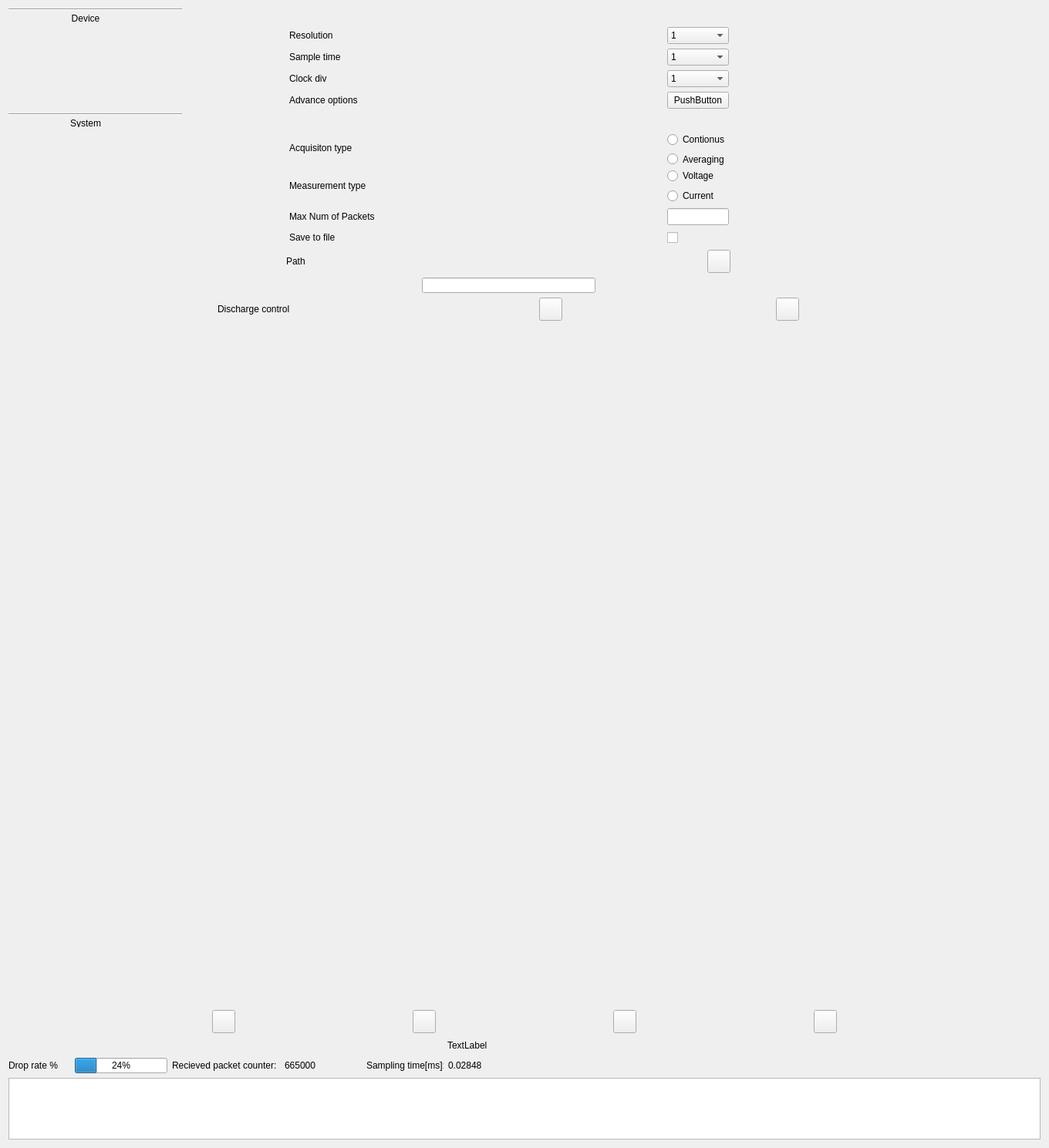
<?xml version="1.0" encoding="UTF-8"?>
<ui version="4.0">
 <class>DeviceWnd</class>
 <widget class="QWidget" name="DeviceWnd">
  <property name="geometry">
   <rect>
    <x>0</x>
    <y>0</y>
    <width>1360</width>
    <height>1489</height>
   </rect>
  </property>
  <property name="windowTitle">
   <string>Device</string>
  </property>
  <property name="windowOpacity">
   <double>3.000000000000000</double>
  </property>
  <layout class="QHBoxLayout" name="horizontalLayout">
   <item>
    <layout class="QGridLayout" name="mainGril">
     <property name="sizeConstraint">
      <enum>QLayout::SetMaximumSize</enum>
     </property>
     <item row="0" column="0">
      <layout class="QVBoxLayout" name="mainGrilFullVerl">
       <property name="sizeConstraint">
        <enum>QLayout::SetMaximumSize</enum>
       </property>
       <item>
        <layout class="QHBoxLayout" name="FullVerlTopVerl">
         <property name="sizeConstraint">
          <enum>QLayout::SetMaximumSize</enum>
         </property>
         <item>
          <layout class="QVBoxLayout" name="topVerlGraphsVerl">
           <property name="sizeConstraint">
            <enum>QLayout::SetDefaultConstraint</enum>
           </property>
           <item>
            <layout class="QHBoxLayout" name="GraphicsTopHorl"/>
           </item>
           <item>
            <layout class="QVBoxLayout" name="GraphicsBottomVerl"/>
           </item>
          </layout>
         </item>
         <item>
          <layout class="QVBoxLayout" name="topVerlSettingVerl">
           <property name="sizeConstraint">
            <enum>QLayout::SetMaximumSize</enum>
           </property>
           <item>
            <layout class="QVBoxLayout" name="settingsVerlDeviceVerl">
             <property name="sizeConstraint">
              <enum>QLayout::SetMaximumSize</enum>
             </property>
             <item>
              <widget class="Line" name="deviceHoli">
               <property name="minimumSize">
                <size>
                 <width>225</width>
                 <height>2</height>
                </size>
               </property>
               <property name="maximumSize">
                <size>
                 <width>225</width>
                 <height>2</height>
                </size>
               </property>
               <property name="orientation">
                <enum>Qt::Horizontal</enum>
               </property>
              </widget>
             </item>
             <item>
              <widget class="QLabel" name="deviceLabe">
               <property name="minimumSize">
                <size>
                 <width>200</width>
                 <height>10</height>
                </size>
               </property>
               <property name="maximumSize">
                <size>
                 <width>200</width>
                 <height>10</height>
                </size>
               </property>
               <property name="text">
                <string>Device</string>
               </property>
               <property name="alignment">
                <set>Qt::AlignCenter</set>
               </property>
              </widget>
             </item>
             <item>
              <layout class="QHBoxLayout" name="deviceVerlResolutionHorl">
               <item>
                <widget class="QLabel" name="resolutionLabe">
                 <property name="minimumSize">
                  <size>
                   <width>120</width>
                   <height>10</height>
                  </size>
                 </property>
                 <property name="maximumSize">
                  <size>
                   <width>120</width>
                   <height>50</height>
                  </size>
                 </property>
                 <property name="text">
                  <string>Resolution</string>
                 </property>
                </widget>
               </item>
               <item>
                <widget class="QComboBox" name="resolutionComb">
                 <property name="sizePolicy">
                  <sizepolicy hsizetype="Preferred" vsizetype="Preferred">
                   <horstretch>0</horstretch>
                   <verstretch>0</verstretch>
                  </sizepolicy>
                 </property>
                 <property name="minimumSize">
                  <size>
                   <width>80</width>
                   <height>10</height>
                  </size>
                 </property>
                 <property name="maximumSize">
                  <size>
                   <width>80</width>
                   <height>50</height>
                  </size>
                 </property>
                 <item>
                  <property name="text">
                   <string>1</string>
                  </property>
                 </item>
                 <item>
                  <property name="text">
                   <string>2</string>
                  </property>
                 </item>
                </widget>
               </item>
               <item>
                <spacer name="resolutionHors">
                 <property name="orientation">
                  <enum>Qt::Horizontal</enum>
                 </property>
                 <property name="sizeType">
                  <enum>QSizePolicy::Minimum</enum>
                 </property>
                 <property name="sizeHint" stdset="0">
                  <size>
                   <width>40</width>
                   <height>20</height>
                  </size>
                 </property>
                </spacer>
               </item>
              </layout>
             </item>
             <item>
              <layout class="QHBoxLayout" name="deviceVerlSampleTimeHorl">
               <item>
                <widget class="QLabel" name="sampleTimeLabe">
                 <property name="minimumSize">
                  <size>
                   <width>120</width>
                   <height>10</height>
                  </size>
                 </property>
                 <property name="maximumSize">
                  <size>
                   <width>120</width>
                   <height>50</height>
                  </size>
                 </property>
                 <property name="text">
                  <string>Sample time</string>
                 </property>
                </widget>
               </item>
               <item>
                <widget class="QComboBox" name="sampleTimeComb">
                 <property name="sizePolicy">
                  <sizepolicy hsizetype="Preferred" vsizetype="Preferred">
                   <horstretch>0</horstretch>
                   <verstretch>0</verstretch>
                  </sizepolicy>
                 </property>
                 <property name="minimumSize">
                  <size>
                   <width>80</width>
                   <height>10</height>
                  </size>
                 </property>
                 <property name="maximumSize">
                  <size>
                   <width>80</width>
                   <height>50</height>
                  </size>
                 </property>
                 <item>
                  <property name="text">
                   <string>1</string>
                  </property>
                 </item>
                 <item>
                  <property name="text">
                   <string>2</string>
                  </property>
                 </item>
                </widget>
               </item>
               <item>
                <spacer name="sampleTimeHors">
                 <property name="orientation">
                  <enum>Qt::Horizontal</enum>
                 </property>
                 <property name="sizeType">
                  <enum>QSizePolicy::Minimum</enum>
                 </property>
                 <property name="sizeHint" stdset="0">
                  <size>
                   <width>40</width>
                   <height>20</height>
                  </size>
                 </property>
                </spacer>
               </item>
              </layout>
             </item>
             <item>
              <layout class="QHBoxLayout" name="deviceVerlClockDivHorl">
               <item>
                <widget class="QLabel" name="clockDivLabe">
                 <property name="minimumSize">
                  <size>
                   <width>120</width>
                   <height>10</height>
                  </size>
                 </property>
                 <property name="maximumSize">
                  <size>
                   <width>120</width>
                   <height>50</height>
                  </size>
                 </property>
                 <property name="text">
                  <string>Clock div</string>
                 </property>
                </widget>
               </item>
               <item>
                <widget class="QComboBox" name="clockDivComb">
                 <property name="minimumSize">
                  <size>
                   <width>80</width>
                   <height>10</height>
                  </size>
                 </property>
                 <property name="maximumSize">
                  <size>
                   <width>80</width>
                   <height>50</height>
                  </size>
                 </property>
                 <item>
                  <property name="text">
                   <string>1</string>
                  </property>
                 </item>
                 <item>
                  <property name="text">
                   <string>2</string>
                  </property>
                 </item>
                </widget>
               </item>
               <item>
                <spacer name="clockDivHors">
                 <property name="orientation">
                  <enum>Qt::Horizontal</enum>
                 </property>
                 <property name="sizeType">
                  <enum>QSizePolicy::Minimum</enum>
                 </property>
                 <property name="sizeHint" stdset="0">
                  <size>
                   <width>40</width>
                   <height>20</height>
                  </size>
                 </property>
                </spacer>
               </item>
              </layout>
             </item>
             <item>
              <layout class="QHBoxLayout" name="deviceVerlAdvanceOptHorl">
               <item>
                <widget class="QLabel" name="advanceOptionLabe">
                 <property name="minimumSize">
                  <size>
                   <width>120</width>
                   <height>10</height>
                  </size>
                 </property>
                 <property name="maximumSize">
                  <size>
                   <width>120</width>
                   <height>50</height>
                  </size>
                 </property>
                 <property name="text">
                  <string>Advance options</string>
                 </property>
                </widget>
               </item>
               <item>
                <widget class="QPushButton" name="advanceOptionPusb">
                 <property name="minimumSize">
                  <size>
                   <width>80</width>
                   <height>10</height>
                  </size>
                 </property>
                 <property name="maximumSize">
                  <size>
                   <width>80</width>
                   <height>50</height>
                  </size>
                 </property>
                 <property name="text">
                  <string>PushButton</string>
                 </property>
                </widget>
               </item>
               <item>
                <spacer name="advanceOptionSpac">
                 <property name="orientation">
                  <enum>Qt::Horizontal</enum>
                 </property>
                 <property name="sizeType">
                  <enum>QSizePolicy::Minimum</enum>
                 </property>
                 <property name="sizeHint" stdset="0">
                  <size>
                   <width>40</width>
                   <height>20</height>
                  </size>
                 </property>
                </spacer>
               </item>
              </layout>
             </item>
            </layout>
           </item>
           <item>
            <layout class="QVBoxLayout" name="settingsVerlSystemVerl">
             <item>
              <widget class="Line" name="systemHoli">
               <property name="minimumSize">
                <size>
                 <width>225</width>
                 <height>0</height>
                </size>
               </property>
               <property name="maximumSize">
                <size>
                 <width>225</width>
                 <height>2</height>
                </size>
               </property>
               <property name="orientation">
                <enum>Qt::Horizontal</enum>
               </property>
              </widget>
             </item>
             <item>
              <widget class="QLabel" name="systemLabe">
               <property name="minimumSize">
                <size>
                 <width>200</width>
                 <height>10</height>
                </size>
               </property>
               <property name="maximumSize">
                <size>
                 <width>200</width>
                 <height>10</height>
                </size>
               </property>
               <property name="text">
                <string>System</string>
               </property>
               <property name="alignment">
                <set>Qt::AlignCenter</set>
               </property>
              </widget>
             </item>
             <item>
              <layout class="QHBoxLayout" name="systemVerlAcquisitionTypeConAverHorl">
               <item>
                <widget class="QLabel" name="acquisitionTypeLabe">
                 <property name="minimumSize">
                  <size>
                   <width>120</width>
                   <height>30</height>
                  </size>
                 </property>
                 <property name="maximumSize">
                  <size>
                   <width>120</width>
                   <height>50</height>
                  </size>
                 </property>
                 <property name="text">
                  <string>Acquisiton type</string>
                 </property>
                </widget>
               </item>
               <item>
                <layout class="QVBoxLayout" name="acquisitionTypeConAverHorlConAverVerl">
                 <item>
                  <widget class="QRadioButton" name="continousRadb">
                   <property name="minimumSize">
                    <size>
                     <width>80</width>
                     <height>15</height>
                    </size>
                   </property>
                   <property name="maximumSize">
                    <size>
                     <width>80</width>
                     <height>50</height>
                    </size>
                   </property>
                   <property name="text">
                    <string>Contionus</string>
                   </property>
                  </widget>
                 </item>
                 <item>
                  <widget class="QRadioButton" name="averagingRadb">
                   <property name="minimumSize">
                    <size>
                     <width>80</width>
                     <height>15</height>
                    </size>
                   </property>
                   <property name="maximumSize">
                    <size>
                     <width>80</width>
                     <height>10</height>
                    </size>
                   </property>
                   <property name="text">
                    <string>Averaging</string>
                   </property>
                  </widget>
                 </item>
                </layout>
               </item>
               <item>
                <spacer name="acquisitionTypeHors">
                 <property name="orientation">
                  <enum>Qt::Horizontal</enum>
                 </property>
                 <property name="sizeType">
                  <enum>QSizePolicy::Minimum</enum>
                 </property>
                 <property name="sizeHint" stdset="0">
                  <size>
                   <width>40</width>
                   <height>20</height>
                  </size>
                 </property>
                </spacer>
               </item>
              </layout>
             </item>
             <item>
              <layout class="QHBoxLayout" name="systemVerlMeasurementTypeHorl">
               <item>
                <widget class="QLabel" name="measurementTypeLabe">
                 <property name="minimumSize">
                  <size>
                   <width>120</width>
                   <height>30</height>
                  </size>
                 </property>
                 <property name="maximumSize">
                  <size>
                   <width>120</width>
                   <height>50</height>
                  </size>
                 </property>
                 <property name="text">
                  <string>Measurement type</string>
                 </property>
                </widget>
               </item>
               <item>
                <layout class="QVBoxLayout" name="measurementTypeHorlVolCurrVerl">
                 <item>
                  <widget class="QRadioButton" name="measurementTypeVoltageRadb">
                   <property name="minimumSize">
                    <size>
                     <width>80</width>
                     <height>15</height>
                    </size>
                   </property>
                   <property name="maximumSize">
                    <size>
                     <width>80</width>
                     <height>50</height>
                    </size>
                   </property>
                   <property name="text">
                    <string>Voltage</string>
                   </property>
                  </widget>
                 </item>
                 <item>
                  <widget class="QRadioButton" name="measurementTypeCurrentRadb">
                   <property name="minimumSize">
                    <size>
                     <width>80</width>
                     <height>15</height>
                    </size>
                   </property>
                   <property name="maximumSize">
                    <size>
                     <width>80</width>
                     <height>50</height>
                    </size>
                   </property>
                   <property name="text">
                    <string>Current</string>
                   </property>
                  </widget>
                 </item>
                </layout>
               </item>
               <item>
                <spacer name="measurementTypeHorlHors">
                 <property name="orientation">
                  <enum>Qt::Horizontal</enum>
                 </property>
                 <property name="sizeType">
                  <enum>QSizePolicy::Minimum</enum>
                 </property>
                 <property name="sizeHint" stdset="0">
                  <size>
                   <width>40</width>
                   <height>20</height>
                  </size>
                 </property>
                </spacer>
               </item>
              </layout>
             </item>
             <item>
              <layout class="QHBoxLayout" name="systemVerlMaxNumOfPacketsHorl">
               <item>
                <widget class="QLabel" name="maxNumOfPacketsLabe">
                 <property name="minimumSize">
                  <size>
                   <width>120</width>
                   <height>10</height>
                  </size>
                 </property>
                 <property name="maximumSize">
                  <size>
                   <width>120</width>
                   <height>50</height>
                  </size>
                 </property>
                 <property name="text">
                  <string>Max Num of Packets</string>
                 </property>
                </widget>
               </item>
               <item>
                <widget class="QLineEdit" name="maxNumOfPacketsLine">
                 <property name="sizePolicy">
                  <sizepolicy hsizetype="Minimum" vsizetype="Fixed">
                   <horstretch>0</horstretch>
                   <verstretch>0</verstretch>
                  </sizepolicy>
                 </property>
                 <property name="minimumSize">
                  <size>
                   <width>80</width>
                   <height>10</height>
                  </size>
                 </property>
                 <property name="maximumSize">
                  <size>
                   <width>80</width>
                   <height>50</height>
                  </size>
                 </property>
                </widget>
               </item>
               <item>
                <spacer name="maxNumOfPacketsHors">
                 <property name="orientation">
                  <enum>Qt::Horizontal</enum>
                 </property>
                 <property name="sizeType">
                  <enum>QSizePolicy::Minimum</enum>
                 </property>
                 <property name="sizeHint" stdset="0">
                  <size>
                   <width>40</width>
                   <height>20</height>
                  </size>
                 </property>
                </spacer>
               </item>
              </layout>
             </item>
             <item>
              <layout class="QHBoxLayout" name="systemVerlSaveToFileHorl">
               <item>
                <widget class="QLabel" name="saveToFileLabe">
                 <property name="minimumSize">
                  <size>
                   <width>120</width>
                   <height>10</height>
                  </size>
                 </property>
                 <property name="maximumSize">
                  <size>
                   <width>120</width>
                   <height>50</height>
                  </size>
                 </property>
                 <property name="text">
                  <string>Save to file</string>
                 </property>
                </widget>
               </item>
               <item>
                <widget class="QCheckBox" name="saveToFileCheb">
                 <property name="minimumSize">
                  <size>
                   <width>80</width>
                   <height>10</height>
                  </size>
                 </property>
                 <property name="maximumSize">
                  <size>
                   <width>80</width>
                   <height>50</height>
                  </size>
                 </property>
                 <property name="text">
                  <string/>
                 </property>
                </widget>
               </item>
               <item>
                <spacer name="saveToFileHors">
                 <property name="orientation">
                  <enum>Qt::Horizontal</enum>
                 </property>
                 <property name="sizeType">
                  <enum>QSizePolicy::Minimum</enum>
                 </property>
                 <property name="sizeHint" stdset="0">
                  <size>
                   <width>40</width>
                   <height>20</height>
                  </size>
                 </property>
                </spacer>
               </item>
              </layout>
             </item>
             <item>
              <layout class="QVBoxLayout" name="systemVerlPathVerl">
               <item>
                <layout class="QHBoxLayout" name="pathVerlTopHorl">
                 <item>
                  <widget class="QLabel" name="pathLab">
                   <property name="minimumSize">
                    <size>
                     <width>180</width>
                     <height>10</height>
                    </size>
                   </property>
                   <property name="maximumSize">
                    <size>
                     <width>180</width>
                     <height>50</height>
                    </size>
                   </property>
                   <property name="text">
                    <string>Path</string>
                   </property>
                  </widget>
                 </item>
                 <item>
                  <widget class="QPushButton" name="pathPusb">
                   <property name="minimumSize">
                    <size>
                     <width>30</width>
                     <height>30</height>
                    </size>
                   </property>
                   <property name="maximumSize">
                    <size>
                     <width>30</width>
                     <height>30</height>
                    </size>
                   </property>
                   <property name="text">
                    <string/>
                   </property>
                   <property name="icon">
                    <iconset resource="resource.qrc">
                     <normaloff>:/images/directory.png</normaloff>:/images/directory.png</iconset>
                   </property>
                   <property name="iconSize">
                    <size>
                     <width>20</width>
                     <height>20</height>
                    </size>
                   </property>
                  </widget>
                 </item>
                 <item>
                  <spacer name="pathTopHors">
                   <property name="orientation">
                    <enum>Qt::Horizontal</enum>
                   </property>
                   <property name="sizeType">
                    <enum>QSizePolicy::Minimum</enum>
                   </property>
                   <property name="sizeHint" stdset="0">
                    <size>
                     <width>40</width>
                     <height>20</height>
                    </size>
                   </property>
                  </spacer>
                 </item>
                </layout>
               </item>
               <item>
                <layout class="QHBoxLayout" name="pathVerlBottomHorl">
                 <item>
                  <widget class="QLineEdit" name="pathLine">
                   <property name="sizePolicy">
                    <sizepolicy hsizetype="Minimum" vsizetype="Fixed">
                     <horstretch>0</horstretch>
                     <verstretch>0</verstretch>
                    </sizepolicy>
                   </property>
                   <property name="minimumSize">
                    <size>
                     <width>225</width>
                     <height>20</height>
                    </size>
                   </property>
                   <property name="maximumSize">
                    <size>
                     <width>225</width>
                     <height>20</height>
                    </size>
                   </property>
                  </widget>
                 </item>
                 <item>
                  <spacer name="pathBottomHors">
                   <property name="orientation">
                    <enum>Qt::Horizontal</enum>
                   </property>
                   <property name="sizeType">
                    <enum>QSizePolicy::Minimum</enum>
                   </property>
                   <property name="sizeHint" stdset="0">
                    <size>
                     <width>40</width>
                     <height>20</height>
                    </size>
                   </property>
                  </spacer>
                 </item>
                </layout>
               </item>
              </layout>
             </item>
             <item>
              <layout class="QHBoxLayout" name="systemVerlDischargeControlHorl">
               <item>
                <widget class="QLabel" name="dischargeControlLabe">
                 <property name="minimumSize">
                  <size>
                   <width>140</width>
                   <height>10</height>
                  </size>
                 </property>
                 <property name="maximumSize">
                  <size>
                   <width>140</width>
                   <height>50</height>
                  </size>
                 </property>
                 <property name="text">
                  <string>Discharge control</string>
                 </property>
                </widget>
               </item>
               <item>
                <widget class="QPushButton" name="dischargeControlPusb1">
                 <property name="minimumSize">
                  <size>
                   <width>30</width>
                   <height>30</height>
                  </size>
                 </property>
                 <property name="maximumSize">
                  <size>
                   <width>30</width>
                   <height>30</height>
                  </size>
                 </property>
                 <property name="text">
                  <string/>
                 </property>
                 <property name="icon">
                  <iconset resource="resource.qrc">
                   <normaloff>:/images/dischargeon.png</normaloff>:/images/dischargeon.png</iconset>
                 </property>
                 <property name="iconSize">
                  <size>
                   <width>20</width>
                   <height>20</height>
                  </size>
                 </property>
                </widget>
               </item>
               <item>
                <widget class="QPushButton" name="dischargeControlPusb2">
                 <property name="minimumSize">
                  <size>
                   <width>30</width>
                   <height>30</height>
                  </size>
                 </property>
                 <property name="maximumSize">
                  <size>
                   <width>30</width>
                   <height>30</height>
                  </size>
                 </property>
                 <property name="text">
                  <string/>
                 </property>
                 <property name="icon">
                  <iconset resource="resource.qrc">
                   <normaloff>:/images/timerOn.png</normaloff>:/images/timerOn.png</iconset>
                 </property>
                 <property name="iconSize">
                  <size>
                   <width>20</width>
                   <height>20</height>
                  </size>
                 </property>
                </widget>
               </item>
               <item>
                <spacer name="dischargeControlHors">
                 <property name="orientation">
                  <enum>Qt::Horizontal</enum>
                 </property>
                 <property name="sizeType">
                  <enum>QSizePolicy::Minimum</enum>
                 </property>
                 <property name="sizeHint" stdset="0">
                  <size>
                   <width>40</width>
                   <height>20</height>
                  </size>
                 </property>
                </spacer>
               </item>
              </layout>
             </item>
             <item>
              <spacer name="systemVers">
               <property name="orientation">
                <enum>Qt::Vertical</enum>
               </property>
               <property name="sizeHint" stdset="0">
                <size>
                 <width>20</width>
                 <height>40</height>
                </size>
               </property>
              </spacer>
             </item>
             <item>
              <layout class="QVBoxLayout" name="systemVerlPlayStopConnVerl">
               <item>
                <layout class="QHBoxLayout" name="playStopConnVerlPlayStopHorl">
                 <item>
                  <spacer name="playStopHors1">
                   <property name="orientation">
                    <enum>Qt::Horizontal</enum>
                   </property>
                   <property name="sizeType">
                    <enum>QSizePolicy::Minimum</enum>
                   </property>
                   <property name="sizeHint" stdset="0">
                    <size>
                     <width>40</width>
                     <height>20</height>
                    </size>
                   </property>
                  </spacer>
                 </item>
                 <item>
                  <widget class="QPushButton" name="playPusb">
                   <property name="minimumSize">
                    <size>
                     <width>30</width>
                     <height>30</height>
                    </size>
                   </property>
                   <property name="maximumSize">
                    <size>
                     <width>30</width>
                     <height>30</height>
                    </size>
                   </property>
                   <property name="text">
                    <string/>
                   </property>
                   <property name="icon">
                    <iconset resource="resource.qrc">
                     <normaloff>:/images/play.png</normaloff>:/images/play.png</iconset>
                   </property>
                   <property name="iconSize">
                    <size>
                     <width>20</width>
                     <height>20</height>
                    </size>
                   </property>
                   <property name="checkable">
                    <bool>false</bool>
                   </property>
                  </widget>
                 </item>
                 <item>
                  <widget class="QPushButton" name="pausePusb">
                   <property name="minimumSize">
                    <size>
                     <width>30</width>
                     <height>30</height>
                    </size>
                   </property>
                   <property name="maximumSize">
                    <size>
                     <width>30</width>
                     <height>30</height>
                    </size>
                   </property>
                   <property name="text">
                    <string/>
                   </property>
                   <property name="icon">
                    <iconset resource="resource.qrc">
                     <normaloff>:/images/pause.png</normaloff>:/images/pause.png</iconset>
                   </property>
                   <property name="iconSize">
                    <size>
                     <width>20</width>
                     <height>20</height>
                    </size>
                   </property>
                  </widget>
                 </item>
                 <item>
                  <widget class="QPushButton" name="stopPusb">
                   <property name="minimumSize">
                    <size>
                     <width>30</width>
                     <height>30</height>
                    </size>
                   </property>
                   <property name="maximumSize">
                    <size>
                     <width>30</width>
                     <height>30</height>
                    </size>
                   </property>
                   <property name="text">
                    <string/>
                   </property>
                   <property name="icon">
                    <iconset resource="resource.qrc">
                     <normaloff>:/images/stop.png</normaloff>:/images/stop.png</iconset>
                   </property>
                   <property name="iconSize">
                    <size>
                     <width>20</width>
                     <height>20</height>
                    </size>
                   </property>
                  </widget>
                 </item>
                 <item>
                  <widget class="QPushButton" name="refreshPusb">
                   <property name="minimumSize">
                    <size>
                     <width>30</width>
                     <height>30</height>
                    </size>
                   </property>
                   <property name="maximumSize">
                    <size>
                     <width>30</width>
                     <height>30</height>
                    </size>
                   </property>
                   <property name="text">
                    <string/>
                   </property>
                   <property name="icon">
                    <iconset resource="resource.qrc">
                     <normaloff>:/images/reload.png</normaloff>:/images/reload.png</iconset>
                   </property>
                   <property name="iconSize">
                    <size>
                     <width>20</width>
                     <height>20</height>
                    </size>
                   </property>
                  </widget>
                 </item>
                 <item>
                  <spacer name="playStopHors2">
                   <property name="orientation">
                    <enum>Qt::Horizontal</enum>
                   </property>
                   <property name="sizeType">
                    <enum>QSizePolicy::Minimum</enum>
                   </property>
                   <property name="sizeHint" stdset="0">
                    <size>
                     <width>40</width>
                     <height>20</height>
                    </size>
                   </property>
                  </spacer>
                 </item>
                </layout>
               </item>
               <item>
                <layout class="QHBoxLayout" name="playStopConnVerlDeviceConnectedHorl">
                 <item>
                  <spacer name="deviceConnectedHors1">
                   <property name="orientation">
                    <enum>Qt::Horizontal</enum>
                   </property>
                   <property name="sizeType">
                    <enum>QSizePolicy::Minimum</enum>
                   </property>
                   <property name="sizeHint" stdset="0">
                    <size>
                     <width>40</width>
                     <height>20</height>
                    </size>
                   </property>
                  </spacer>
                 </item>
                 <item>
                  <widget class="QLabel" name="deviceConnectedLabe">
                   <property name="minimumSize">
                    <size>
                     <width>200</width>
                     <height>20</height>
                    </size>
                   </property>
                   <property name="maximumSize">
                    <size>
                     <width>200</width>
                     <height>20</height>
                    </size>
                   </property>
                   <property name="text">
                    <string>TextLabel</string>
                   </property>
                  </widget>
                 </item>
                 <item>
                  <spacer name="deviceConnectedHors2">
                   <property name="orientation">
                    <enum>Qt::Horizontal</enum>
                   </property>
                   <property name="sizeType">
                    <enum>QSizePolicy::Minimum</enum>
                   </property>
                   <property name="sizeHint" stdset="0">
                    <size>
                     <width>40</width>
                     <height>20</height>
                    </size>
                   </property>
                  </spacer>
                 </item>
                </layout>
               </item>
              </layout>
             </item>
            </layout>
           </item>
          </layout>
         </item>
        </layout>
       </item>
       <item>
        <layout class="QVBoxLayout" name="FullVerlBottomHorl">
         <property name="sizeConstraint">
          <enum>QLayout::SetMaximumSize</enum>
         </property>
         <item>
          <layout class="QHBoxLayout" name="bottomHorlStatisticsVerl">
           <item>
            <widget class="QLabel" name="statisticsDropRateLabe1">
             <property name="minimumSize">
              <size>
               <width>80</width>
               <height>20</height>
              </size>
             </property>
             <property name="maximumSize">
              <size>
               <width>20</width>
               <height>80</height>
              </size>
             </property>
             <property name="text">
              <string>Drop rate %</string>
             </property>
            </widget>
           </item>
           <item>
            <widget class="QProgressBar" name="statisticsDropRateProb">
             <property name="sizePolicy">
              <sizepolicy hsizetype="Minimum" vsizetype="Fixed">
               <horstretch>0</horstretch>
               <verstretch>0</verstretch>
              </sizepolicy>
             </property>
             <property name="minimumSize">
              <size>
               <width>120</width>
               <height>20</height>
              </size>
             </property>
             <property name="maximumSize">
              <size>
               <width>120</width>
               <height>20</height>
              </size>
             </property>
             <property name="value">
              <number>24</number>
             </property>
            </widget>
           </item>
           <item>
            <widget class="QLabel" name="statisticsPacketCounterLabe">
             <property name="minimumSize">
              <size>
               <width>140</width>
               <height>20</height>
              </size>
             </property>
             <property name="maximumSize">
              <size>
               <width>140</width>
               <height>20</height>
              </size>
             </property>
             <property name="text">
              <string>Recieved packet counter:</string>
             </property>
            </widget>
           </item>
           <item>
            <widget class="QLabel" name="statisticsPacketCounterLabe2">
             <property name="sizePolicy">
              <sizepolicy hsizetype="Preferred" vsizetype="Preferred">
               <horstretch>0</horstretch>
               <verstretch>0</verstretch>
              </sizepolicy>
             </property>
             <property name="minimumSize">
              <size>
               <width>100</width>
               <height>20</height>
              </size>
             </property>
             <property name="maximumSize">
              <size>
               <width>100</width>
               <height>20</height>
              </size>
             </property>
             <property name="text">
              <string>665000</string>
             </property>
            </widget>
           </item>
           <item>
            <widget class="QLabel" name="statisticsSamplingTimeLabe">
             <property name="minimumSize">
              <size>
               <width>100</width>
               <height>20</height>
              </size>
             </property>
             <property name="maximumSize">
              <size>
               <width>100</width>
               <height>20</height>
              </size>
             </property>
             <property name="text">
              <string>Sampling time[ms]:</string>
             </property>
            </widget>
           </item>
           <item>
            <widget class="QLabel" name="statisticsSamplingTimeLabe2">
             <property name="minimumSize">
              <size>
               <width>100</width>
               <height>20</height>
              </size>
             </property>
             <property name="maximumSize">
              <size>
               <width>100</width>
               <height>20</height>
              </size>
             </property>
             <property name="text">
              <string>0.02848</string>
             </property>
            </widget>
           </item>
           <item>
            <spacer name="statisticsSpacer1">
             <property name="orientation">
              <enum>Qt::Horizontal</enum>
             </property>
             <property name="sizeType">
              <enum>QSizePolicy::Expanding</enum>
             </property>
             <property name="sizeHint" stdset="0">
              <size>
               <width>40</width>
               <height>20</height>
              </size>
             </property>
            </spacer>
           </item>
          </layout>
         </item>
         <item>
          <widget class="QTextEdit" name="loggingTexe">
           <property name="sizePolicy">
            <sizepolicy hsizetype="Expanding" vsizetype="Minimum">
             <horstretch>0</horstretch>
             <verstretch>0</verstretch>
            </sizepolicy>
           </property>
           <property name="minimumSize">
            <size>
             <width>200</width>
             <height>80</height>
            </size>
           </property>
           <property name="maximumSize">
            <size>
             <width>1800</width>
             <height>80</height>
            </size>
           </property>
          </widget>
         </item>
        </layout>
       </item>
      </layout>
     </item>
    </layout>
   </item>
  </layout>
 </widget>
 <resources>
  <include location="resource.qrc"/>
 </resources>
 <connections/>
</ui>
